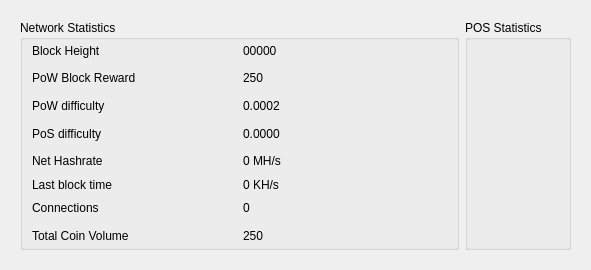
<?xml version="1.0" encoding="UTF-8"?>
<ui version="4.0">
 <class>NetworkPage</class>
 <widget class="QWidget" name="NetworkPage">
  <property name="geometry">
   <rect>
    <x>0</x>
    <y>0</y>
    <width>591</width>
    <height>270</height>
   </rect>
  </property>
  <property name="windowTitle">
   <string>Address Book</string>
  </property>
  <layout class="QGridLayout" name="gridLayout_2">
   <item row="0" column="0">
    <widget class="QFrame" name="Overviewpage">
     <property name="sizePolicy">
      <sizepolicy hsizetype="Expanding" vsizetype="Expanding">
       <horstretch>0</horstretch>
       <verstretch>0</verstretch>
      </sizepolicy>
     </property>
     <property name="minimumSize">
      <size>
       <width>0</width>
       <height>0</height>
      </size>
     </property>
     <property name="autoFillBackground">
      <bool>false</bool>
     </property>
     <property name="styleSheet">
      <string notr="true"/>
     </property>
     <property name="frameShape">
      <enum>QFrame::NoFrame</enum>
     </property>
     <property name="frameShadow">
      <enum>QFrame::Plain</enum>
     </property>
     <property name="lineWidth">
      <number>0</number>
     </property>
     <layout class="QGridLayout" name="gridLayout">
      <item row="1" column="0">
       <widget class="QGroupBox" name="groupBox_3">
        <property name="sizePolicy">
         <sizepolicy hsizetype="Expanding" vsizetype="Expanding">
          <horstretch>0</horstretch>
          <verstretch>0</verstretch>
         </sizepolicy>
        </property>
        <property name="minimumSize">
         <size>
          <width>0</width>
          <height>0</height>
         </size>
        </property>
        <property name="title">
         <string>Network Statistics</string>
        </property>
        <property name="checkable">
         <bool>false</bool>
        </property>
        <layout class="QGridLayout" name="gridLayout_8">
         <property name="topMargin">
          <number>0</number>
         </property>
         <property name="bottomMargin">
          <number>0</number>
         </property>
         <item row="0" column="0">
          <layout class="QGridLayout" name="gridLayout_7">
           <item row="0" column="0">
            <layout class="QGridLayout" name="gridLayout_6">
             <item row="4" column="1">
              <widget class="QLabel" name="pawrateBox">
               <property name="cursor">
                <cursorShape>IBeamCursor</cursorShape>
               </property>
               <property name="text">
                <string>&lt;html&gt;&lt;head/&gt;&lt;body&gt;&lt;p&gt;&lt;span&gt;0 MH/s&lt;/span&gt;&lt;/p&gt;&lt;/body&gt;&lt;/html&gt;</string>
               </property>
               <property name="textInteractionFlags">
                <set>Qt::TextSelectableByKeyboard|Qt::TextSelectableByMouse</set>
               </property>
              </widget>
             </item>
             <item row="1" column="1">
              <widget class="QLabel" name="rewardBox">
               <property name="cursor">
                <cursorShape>IBeamCursor</cursorShape>
               </property>
               <property name="text">
                <string>&lt;html&gt;&lt;head/&gt;&lt;body&gt;&lt;p&gt;&lt;span&gt;250&lt;/span&gt;&lt;/p&gt;&lt;/body&gt;&lt;/html&gt;</string>
               </property>
               <property name="textInteractionFlags">
                <set>Qt::TextSelectableByKeyboard|Qt::TextSelectableByMouse</set>
               </property>
              </widget>
             </item>
             <item row="5" column="0">
              <widget class="QLabel" name="label3_2">
               <property name="sizePolicy">
                <sizepolicy hsizetype="Preferred" vsizetype="Maximum">
                 <horstretch>0</horstretch>
                 <verstretch>0</verstretch>
                </sizepolicy>
               </property>
               <property name="text">
                <string>&lt;html&gt;&lt;head/&gt;&lt;body&gt;&lt;p&gt;&lt;span&gt;Last block time&lt;/span&gt;&lt;/p&gt;&lt;/body&gt;&lt;/html&gt;</string>
               </property>
              </widget>
             </item>
             <item row="2" column="1">
              <widget class="QLabel" name="diffBox">
               <property name="cursor">
                <cursorShape>IBeamCursor</cursorShape>
               </property>
               <property name="text">
                <string>&lt;html&gt;&lt;head/&gt;&lt;body&gt;&lt;p&gt;&lt;span&gt;0.0002&lt;/span&gt;&lt;/p&gt;&lt;/body&gt;&lt;/html&gt;</string>
               </property>
               <property name="textInteractionFlags">
                <set>Qt::TextSelectableByKeyboard|Qt::TextSelectableByMouse</set>
               </property>
              </widget>
             </item>
             <item row="7" column="0">
              <widget class="QLabel" name="label_9">
               <property name="text">
                <string>&lt;html&gt;&lt;head/&gt;&lt;body&gt;&lt;p&gt;&lt;span&gt;Total Coin Volume&lt;/span&gt;&lt;/p&gt;&lt;/body&gt;&lt;/html&gt;</string>
               </property>
              </widget>
             </item>
             <item row="0" column="1">
              <widget class="QLabel" name="heightBox">
               <property name="cursor">
                <cursorShape>IBeamCursor</cursorShape>
               </property>
               <property name="text">
                <string>&lt;html&gt;&lt;head/&gt;&lt;body&gt;&lt;p&gt;&lt;span&gt;00000&lt;/span&gt;&lt;/p&gt;&lt;/body&gt;&lt;/html&gt;</string>
               </property>
               <property name="textInteractionFlags">
                <set>Qt::TextSelectableByKeyboard|Qt::TextSelectableByMouse</set>
               </property>
              </widget>
             </item>
             <item row="6" column="0">
              <widget class="QLabel" name="label1_2">
               <property name="text">
                <string>&lt;html&gt;&lt;head/&gt;&lt;body&gt;&lt;p&gt;&lt;span&gt;Connections&lt;/span&gt;&lt;/p&gt;&lt;/body&gt;&lt;/html&gt;</string>
               </property>
              </widget>
             </item>
             <item row="2" column="0">
              <widget class="QLabel" name="label_13">
               <property name="text">
                <string>&lt;html&gt;&lt;head/&gt;&lt;body&gt;&lt;p&gt;&lt;span&gt;PoW difficulty&lt;/span&gt;&lt;/p&gt;&lt;/body&gt;&lt;/html&gt;</string>
               </property>
              </widget>
             </item>
             <item row="0" column="0">
              <widget class="QLabel" name="label_14">
               <property name="text">
                <string>&lt;html&gt;&lt;head/&gt;&lt;body&gt;&lt;p&gt;&lt;span&gt;Block Height&lt;/span&gt;&lt;/p&gt;&lt;/body&gt;&lt;/html&gt;</string>
               </property>
              </widget>
             </item>
             <item row="6" column="1">
              <widget class="QLabel" name="connectionBox">
               <property name="cursor">
                <cursorShape>IBeamCursor</cursorShape>
               </property>
               <property name="text">
                <string>&lt;html&gt;&lt;head/&gt;&lt;body&gt;&lt;p&gt;&lt;span&gt;0&lt;/span&gt;&lt;/p&gt;&lt;/body&gt;&lt;/html&gt;</string>
               </property>
               <property name="textInteractionFlags">
                <set>Qt::TextSelectableByKeyboard|Qt::TextSelectableByMouse</set>
               </property>
              </widget>
             </item>
             <item row="7" column="1">
              <widget class="QLabel" name="volumeBox">
               <property name="cursor">
                <cursorShape>IBeamCursor</cursorShape>
               </property>
               <property name="text">
                <string>&lt;html&gt;&lt;head/&gt;&lt;body&gt;&lt;p&gt;&lt;span&gt;250&lt;/span&gt;&lt;/p&gt;&lt;/body&gt;&lt;/html&gt;</string>
               </property>
               <property name="textInteractionFlags">
                <set>Qt::TextSelectableByKeyboard|Qt::TextSelectableByMouse</set>
               </property>
              </widget>
             </item>
             <item row="1" column="0">
              <widget class="QLabel" name="label_12">
               <property name="text">
                <string>&lt;html&gt;&lt;head/&gt;&lt;body&gt;&lt;p&gt;&lt;span&gt;PoW Block Reward&lt;/span&gt;&lt;/p&gt;&lt;/body&gt;&lt;/html&gt;</string>
               </property>
              </widget>
             </item>
             <item row="4" column="0">
              <widget class="QLabel" name="label_16">
               <property name="text">
                <string>&lt;html&gt;&lt;head/&gt;&lt;body&gt;&lt;p&gt;&lt;span&gt;Net Hashrate&lt;/span&gt;&lt;/p&gt;&lt;/body&gt;&lt;/html&gt;</string>
               </property>
              </widget>
             </item>
             <item row="5" column="1">
              <widget class="QLabel" name="localBox">
               <property name="cursor">
                <cursorShape>IBeamCursor</cursorShape>
               </property>
               <property name="text">
                <string>&lt;html&gt;&lt;head/&gt;&lt;body&gt;&lt;p&gt;&lt;span&gt;0 KH/s&lt;/span&gt;&lt;/p&gt;&lt;/body&gt;&lt;/html&gt;</string>
               </property>
               <property name="textInteractionFlags">
                <set>Qt::TextSelectableByKeyboard|Qt::TextSelectableByMouse</set>
               </property>
              </widget>
             </item>
             <item row="3" column="0">
              <widget class="QLabel" name="label_4">
               <property name="text">
                <string>PoS difficulty</string>
               </property>
              </widget>
             </item>
             <item row="3" column="1">
              <widget class="QLabel" name="diffBox2">
               <property name="text">
                <string>0.0000</string>
               </property>
              </widget>
             </item>
            </layout>
           </item>
          </layout>
         </item>
        </layout>
       </widget>
      </item>
      <item row="1" column="1">
       <widget class="QGroupBox" name="groupBox_4">
        <property name="title">
         <string>POS Statistics</string>
        </property>
        <layout class="QGridLayout" name="gridLayout_10">
         <property name="topMargin">
          <number>0</number>
         </property>
         <property name="bottomMargin">
          <number>0</number>
         </property>
         <item row="0" column="0">
          <widget class="QLabel" name="labelMyWeight">
           <property name="toolTip">
            <string>&lt;html&gt;&lt;head/&gt;&lt;body&gt;&lt;p&gt;&lt;img src=&quot;:/toolTip/res/tooltips/stakingTooltip.png&quot;/&gt;&lt;/p&gt;&lt;/body&gt;&lt;/html&gt;</string>
           </property>
           <property name="styleSheet">
            <string notr="true"/>
           </property>
           <property name="text">
            <string/>
           </property>
          </widget>
         </item>
        </layout>
       </widget>
      </item>
     </layout>
    </widget>
   </item>
  </layout>
 </widget>
 <resources/>
 <connections/>
</ui>
